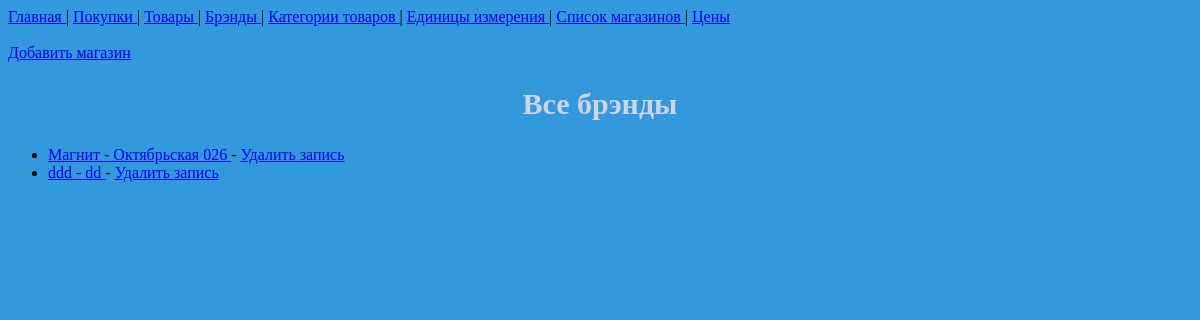
The page /magazine/ on the database as committed earlier.
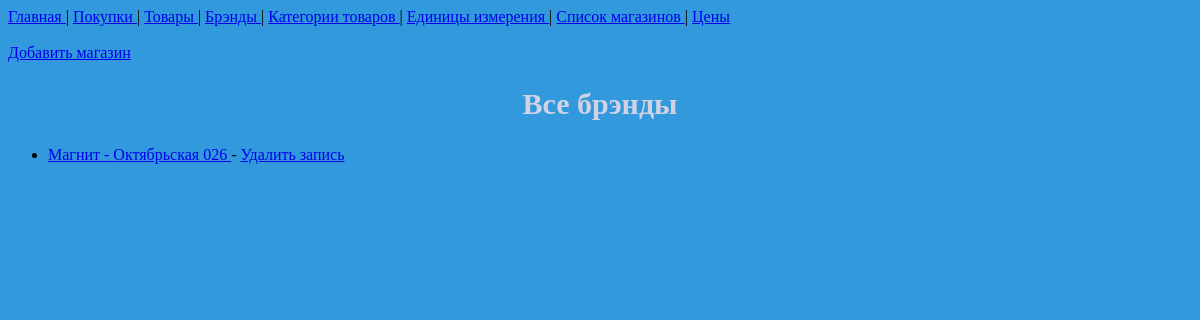
The same page on the database as committed later.
### buy/models.py (models this page shows, shortened)
class Magazine(models.Model):
    name = models.CharField(max_length=50)
    address = models.CharField(max_length=100, null=True, blank=True)
    def get_url(self):
        return reverse('update-magazine', args=[self.id])
    def del_url(self):
        return reverse('del-magazine', args=[self.id])

### buy/views.py (the view)
# urls.py: path('magazine/', views.ListMagazine.as_view(), name='list-magazine'),
class ListMagazine(ListView):
    template_name = 'buy/list_magazine.html'
    model = Magazine

### buy/templates/buy/list_magazine.html (shortened to what this page needs)
{% extends 'buy/base.html' %}
{% block content %}
    {% include 'includes/navbar.html' %}
    <br>
    <a href=" {% url 'create-magazine' %} " > Добавить магазин </a>
    <h2>Все брэнды </h2>
    <ul>
        {% for magazine in object_list %}
            <li> <a href="{{ magazine.get_url }}"> {{ magazine.name }} - {{ magazine.address }} </a> - <a href=" {{ magazine.del_url }} ">Удалить запись</a> </li>
        {% endfor %}
    </ul>
{% endblock %}

Rows that differ between the two databases and show on the page:
removed Magazine: name "ddd", address "dd"
